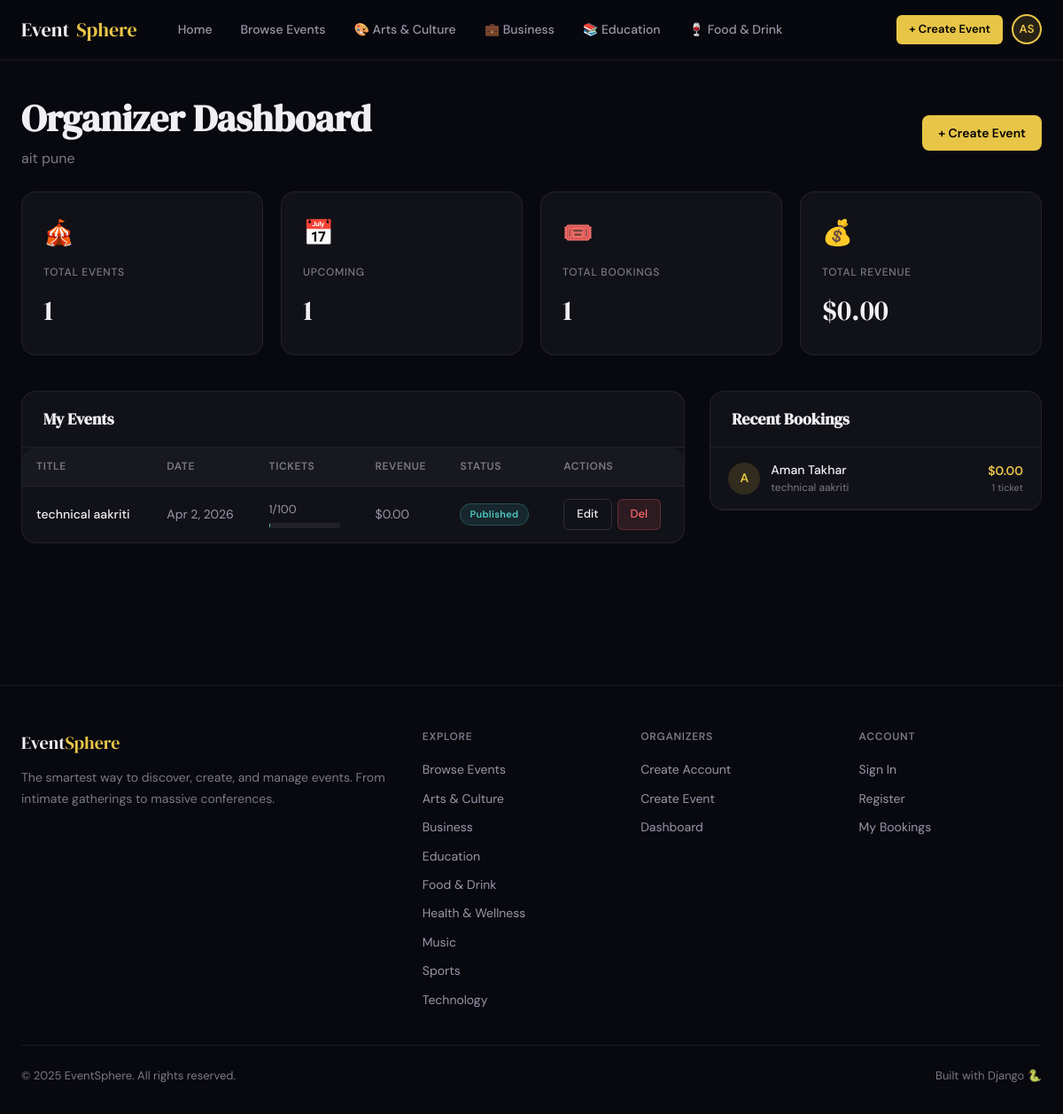
Page /dashboard/organizer/ (signed in) on the committed database.
### events/models.py (models this page shows, shortened)
class Category(models.Model):
    name = models.CharField(max_length=100, unique=True)
    slug = models.SlugField(unique=True)
    icon = models.CharField(max_length=50, default='🎪')
    color = models.CharField(max_length=7, default='#e8c547')
    class Meta:
        verbose_name_plural = 'Categories'
        ordering = ['name']

class Event(models.Model):
    STATUS_CHOICES = [
        ('draft', 'Draft'),
        ('published', 'Published'),
        ('cancelled', 'Cancelled'),
        ('completed', 'Completed'),
    ]
    id = models.UUIDField(primary_key=True, default=uuid.uuid4, editable=False)
    organizer = models.ForeignKey(settings.AUTH_USER_MODEL, on_delete=models.CASCADE, related_name='events')
    title = models.CharField(max_length=200)
    slug = models.SlugField(max_length=220, unique=True, blank=True)
    description = models.TextField()
    category = models.ForeignKey(Category, on_delete=models.SET_NULL, null=True, related_name='events')
    image = models.ImageField(upload_to='event_images/', blank=True, null=True)
    location = models.CharField(max_length=300)
    venue_name = models.CharField(max_length=200, blank=True)
    date = models.DateField()
    time = models.TimeField()
    end_time = models.TimeField(blank=True, null=True)
    ticket_price = models.DecimalField(max_digits=10, decimal_places=2, default=0.00)
    max_attendees = models.PositiveIntegerField(default=100)
    available_tickets = models.PositiveIntegerField(default=100)
    status = models.CharField(max_length=20, choices=STATUS_CHOICES, default='published')
    is_featured = models.BooleanField(default=False)
    created_at = models.DateTimeField(auto_now_add=True)
    updated_at = models.DateTimeField(auto_now=True)
    class Meta:
        ordering = ['date', 'time']
    def tickets_sold(self):
        return self.max_attendees - self.available_tickets
    def occupancy_percent(self):
        if self.max_attendees == 0:
            return 0
        return int((self.tickets_sold() / self.max_attendees) * 100)
    def revenue(self):
        return self.tickets_sold() * self.ticket_price

### accounts/models.py (models this page shows, shortened)
class User(AbstractUser):
    ROLE_CHOICES = [
        ('user', 'User'),
        ('organizer', 'Organizer'),
        ('admin', 'Admin'),
    ]
    role = models.CharField(max_length=20, choices=ROLE_CHOICES, default='user')
    phone = models.CharField(max_length=20, blank=True)
    bio = models.TextField(blank=True)
    avatar = models.ImageField(upload_to='avatars/', blank=True, null=True)
    organization = models.CharField(max_length=200, blank=True)
    is_verified = models.BooleanField(default=False)
    created_at = models.DateTimeField(auto_now_add=True)
    @property
    def is_organizer(self):
        return self.role == 'organizer'
    @property
    def is_admin_user(self):
        return self.role == 'admin' or self.is_superuser

### bookings/models.py (models this page shows, shortened)
class Booking(models.Model):
    STATUS_CHOICES = [
        ('confirmed', 'Confirmed'),
        ('cancelled', 'Cancelled'),
        ('pending', 'Pending'),
    ]
    booking_id = models.UUIDField(default=uuid.uuid4, unique=True, editable=False)
    user = models.ForeignKey(settings.AUTH_USER_MODEL, on_delete=models.CASCADE, related_name='bookings')
    event = models.ForeignKey(Event, on_delete=models.CASCADE, related_name='bookings')
    quantity = models.PositiveIntegerField(default=1)
    total_price = models.DecimalField(max_digits=10, decimal_places=2)
    status = models.CharField(max_length=20, choices=STATUS_CHOICES, default='confirmed')
    booked_at = models.DateTimeField(auto_now_add=True)
    cancelled_at = models.DateTimeField(null=True, blank=True)
    notes = models.TextField(blank=True)
    class Meta:
        ordering = ['-booked_at']
        unique_together = ['user', 'event']  # prevent duplicate bookings

### dashboard/views.py (the view)
    def wrapper(request, *args, **kwargs):
        if not request.user.is_authenticated:
            return redirect('accounts:login')
        if not (request.user.is_organizer or request.user.is_admin_user):
            messages.error(request, "Access denied. Organizer account required.")
            return redirect('home')
        return view_func(request, *args, **kwargs)

### dashboard/views.py (called while the page is built)
def organizer_required(view_func):
    def wrapper(request, *args, **kwargs):
        if not request.user.is_authenticated:
            return redirect('accounts:login')
        if not (request.user.is_organizer or request.user.is_admin_user):
            messages.error(request, "Access denied. Organizer account required.")
            return redirect('home')
        return view_func(request, *args, **kwargs)
    return wrapper

@organizer_required
def organizer_dashboard(request):
    events = Event.objects.filter(organizer=request.user).select_related('category').order_by('-created_at')
    total_revenue = sum(e.revenue() for e in events)
    total_bookings = Booking.objects.filter(event__organizer=request.user, status='confirmed').count()
    upcoming_events = events.filter(status='published', date__gte=timezone.now().date()).count()
    recent_bookings = Booking.objects.filter(
        event__organizer=request.user
    ).select_related('user', 'event').order_by('-booked_at')[:10]
    return render(request, 'dashboard/organizer_dashboard.html', {
        'events': events,
        'total_revenue': total_revenue,
        'total_bookings': total_bookings,
        'upcoming_events': upcoming_events,
        'recent_bookings': recent_bookings,
    })

### events/context_processors.py (called while the page is built)
def categories(request):
    return {'all_categories': Category.objects.all()}

### templates/dashboard/organizer_dashboard.html (shortened to what this page needs)
{% extends 'base.html' %}
{% block content %}
<div class="container" style="padding-top:40px;padding-bottom:80px;">
  <div class="flex-between mb-6">
    <div>
      <h1 class="page-title">Organizer Dashboard</h1>
      <p class="page-subtitle">{{ request.user.organization|default:request.user.get_full_name }}</p>
    </div>
    <a href="{% url 'events:create' %}" class="btn btn-primary">+ Create Event</a>
  </div>
  <div class="grid-4" style="margin-bottom:40px;">
    <div class="stat-card">
      <div class="stat-icon">🎪</div>
      <div class="stat-label">Total Events</div>
      <div class="stat-value">{{ events.count }}</div>
    </div>
    <div class="stat-card">
      <div class="stat-icon">📅</div>
      <div class="stat-label">Upcoming</div>
      <div class="stat-value">{{ upcoming_events }}</div>
    </div>
    <div class="stat-card">
      <div class="stat-icon">🎟️</div>
      <div class="stat-label">Total Bookings</div>
      <div class="stat-value">{{ total_bookings }}</div>
    </div>
    <div class="stat-card">
      <div class="stat-icon">💰</div>
      <div class="stat-label">Total Revenue</div>
      <div class="stat-value">${{ total_revenue }}</div>
    </div>
  </div>
  <div class="grid-2-1" style="gap:28px;align-items:start;">
    <div>
      <div class="card">
        <div class="card-header"><h3 style="font-size:18px;">My Events</h3></div>
        {% if events %}
          <div class="table-wrap" style="border:none;">
            <table>
              <thead><tr><th>Title</th><th>Date</th><th>Tickets</th><th>Revenue</th><th>Status</th><th>Actions</th></tr></thead>
              <tbody>
                {% for event in events %}
                <tr>
                  <td><a href="{% url 'events:detail' event.pk %}" style="font-weight:500;max-width:200px;display:block;overflow:hidden;text-overflow:ellipsis;">{{ event.title|truncatechars:35 }}</a></td>
                  <td>{{ event.date|date:"M j, Y" }}</td>
                  <td>
                    <div style="font-size:13px;">{{ event.tickets_sold }}/{{ event.max_attendees }}</div>
                    <div class="progress" style="width:80px;margin-top:4px;">
                    </div>
                  </td>
                  <td>${{ event.revenue }}</td>
                  <td>
                    <span class="badge {% if event.status == 'published' %}badge-teal{% elif event.status == 'draft' %}badge-gray{% elif event.status == 'cancelled' %}badge-red{% else %}badge-orange{% endif %}">
                      {{ event.status|capfirst }}
                    </span>
                  </td>
                  <td style="display:flex;gap:6px;">
                    <a href="{% url 'events:edit' event.pk %}" class="btn btn-outline btn-sm">Edit</a>
                    <a href="{% url 'events:delete' event.pk %}" class="btn btn-danger btn-sm">Del</a>
                  </td>
                </tr>
                {% endfor %}
              </tbody>
            </table>
          </div>
        {% else %}
          <div class="empty-state" style="padding:40px;">
            <div class="empty-icon">🎪</div>
            <p class="empty-desc">No events yet. <a href="{% url 'events:create' %}" style="color:var(--accent);">Create your first event</a></p>
          </div>
        {% endif %}
      </div>
    </div>
    <div>
      <div class="card">
        <div class="card-header"><h3 style="font-size:18px;">Recent Bookings</h3></div>
        {% if recent_bookings %}
          <div style="padding:0;">
            {% for booking in recent_bookings %}
            <div style="padding:14px 20px;border-bottom:1px solid var(--border);display:flex;gap:12px;align-items:center;">
              <div style="width:36px;height:36px;border-radius:50%;background:var(--accent-dim);display:flex;align-items:center;justify-content:center;font-size:14px;font-weight:600;color:var(--accent);flex-shrink:0;">
                {{ booking.user.first_name|first|upper }}
              </div>
              <div style="flex:1;min-width:0;">
                <div style="font-size:14px;font-weight:500;overflow:hidden;text-overflow:ellipsis;white-space:nowrap;">{{ booking.user.get_full_name|default:booking.user.username }}</div>
                <div style="font-size:12px;color:var(--text-muted);">{{ booking.event.title|truncatechars:28 }}</div>
              </div>
              <div style="text-align:right;flex-shrink:0;">
                <div style="font-size:14px;font-weight:600;color:var(--accent);">${{ booking.total_price }}</div>
                <div style="font-size:11px;color:var(--text-muted);">{{ booking.quantity }} ticket{{ booking.quantity|pluralize }}</div>
              </div>
            </div>
            {% endfor %}
          </div>
        {% else %}
          <div class="empty-state" style="padding:32px;"><p class="empty-desc">No bookings yet.</p></div>
        {% endif %}
      </div>
    </div>
  </div>
</div>
{% endblock %}

### templates/base.html (shortened to what this page needs)
<!DOCTYPE html>
<html lang="en">
<head>
</head>
<body>
<nav class="nav">
  <div class="nav-inner">
    <a href="{% url 'home' %}" class="nav-logo">Event<span>Sphere</span></a>
    <div class="nav-links">
      <a href="{% url 'home' %}" class="nav-link">Home</a>
      <a href="{% url 'events:list' %}" class="nav-link">Browse Events</a>
      {% for cat in all_categories %}
        {% if forloop.counter <= 4 %}
          <a href="{% url 'events:by_category' cat.slug %}" class="nav-link">{{ cat.icon }} {{ cat.name }}</a>
        {% endif %}
      {% endfor %}
    </div>
    <div class="nav-actions">
      {% if user.is_authenticated %}
        {% if user.is_organizer or user.is_superuser %}
          <a href="{% url 'events:create' %}" class="btn btn-primary btn-sm">+ Create Event</a>
        {% endif %}
        <div class="dropdown">
          <div class="nav-avatar">{{ user.first_name|first|upper }}{{ user.last_name|first|upper }}</div>
        </div>
      {% else %}
        <a href="{% url 'accounts:login' %}" class="btn btn-ghost btn-sm">Login</a>
        <a href="{% url 'accounts:register' %}" class="btn btn-primary btn-sm">Sign Up</a>
      {% endif %}
    </div>
  </div>
</nav>
<main>
  {% block content %}{% endblock %}
</main>
<footer class="footer">
  <div class="container">
    <div class="footer-grid">
      <div>
        <div class="footer-brand">Event<span>Sphere</span></div>
        <p class="footer-desc">The smartest way to discover, create, and manage events. From intimate gatherings to massive conferences.</p>
      </div>
      <div>
        <div class="footer-heading">Explore</div>
        <div class="footer-links">
          <a href="{% url 'events:list' %}" class="footer-link">Browse Events</a>
          {% for cat in all_categories %}
            <a href="{% url 'events:by_category' cat.slug %}" class="footer-link">{{ cat.name }}</a>
          {% endfor %}
        </div>
      </div>
      <div>
        <div class="footer-heading">Organizers</div>
        <div class="footer-links">
          <a href="{% url 'accounts:register_organizer' %}" class="footer-link">Create Account</a>
          <a href="{% url 'events:create' %}" class="footer-link">Create Event</a>
          <a href="{% url 'dashboard:organizer_dashboard' %}" class="footer-link">Dashboard</a>
        </div>
      </div>
      <div>
        <div class="footer-heading">Account</div>
        <div class="footer-links">
          <a href="{% url 'accounts:login' %}" class="footer-link">Sign In</a>
          <a href="{% url 'accounts:register' %}" class="footer-link">Register</a>
          <a href="{% url 'dashboard:user_dashboard' %}" class="footer-link">My Bookings</a>
        </div>
      </div>
    </div>
    <div class="footer-bottom">
      <span>© 2025 EventSphere. All rights reserved.</span>
      <span>Built with Django 🐍</span>
    </div>
  </div>
</footer>
</body>
</html>

### rows in the picture
Category: icon "🎨", name "Arts & Culture"
Category: icon "💼", name "Business"
Category: icon "📚", name "Education"
Category: icon "🍷", name "Food & Drink"
User: first_name|first "A", last_name|first "S", user.organization "ait pune"
Event: title "technical aakriti", date "Apr 2, 2026", tickets_sold "1", max_attendees "100", revenue "0.00", status "Published"
Booking: user.first_name|first "A", user.get_full_name "Aman Takhar", event "technical aakriti", total_price "0.00", quantity "1"
Category: name "Health & Wellness"
Category: name "Music"
Category: name "Sports"
Category: name "Technology"

### other values in the picture
{{ events.count }} "1"
{{ upcoming_events }} "1"
{{ total_bookings }} "1"
{{ total_revenue }} "0.00"
